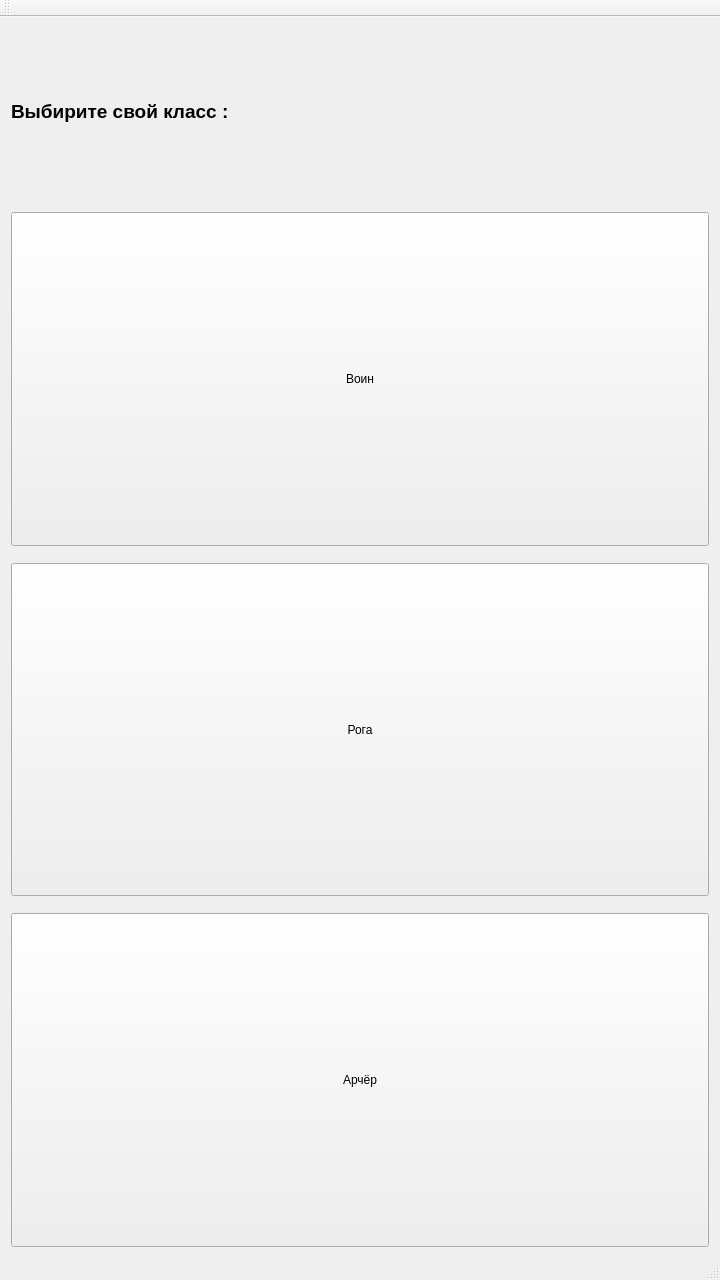
<?xml version="1.0" encoding="UTF-8"?>
<ui version="4.0">
 <class>StartGame</class>
 <widget class="QMainWindow" name="StartGame">
  <property name="geometry">
   <rect>
    <x>0</x>
    <y>0</y>
    <width>720</width>
    <height>1280</height>
   </rect>
  </property>
  <property name="windowTitle">
   <string>StartGame</string>
  </property>
  <widget class="QWidget" name="centralWidget">
   <layout class="QVBoxLayout" name="verticalLayout_7" stretch="1,2,2,2">
    <property name="spacing">
     <number>17</number>
    </property>
    <item>
     <widget class="QLabel" name="label">
      <property name="font">
       <font>
        <pointsize>14</pointsize>
        <weight>75</weight>
        <bold>true</bold>
       </font>
      </property>
      <property name="text">
       <string>Выбирите свой класс :</string>
      </property>
     </widget>
    </item>
    <item>
     <widget class="QPushButton" name="pushButton">
      <property name="sizePolicy">
       <sizepolicy hsizetype="Minimum" vsizetype="Minimum">
        <horstretch>0</horstretch>
        <verstretch>0</verstretch>
       </sizepolicy>
      </property>
      <property name="text">
       <string>Воин</string>
      </property>
     </widget>
    </item>
    <item>
     <widget class="QPushButton" name="pushButton_2">
      <property name="sizePolicy">
       <sizepolicy hsizetype="Minimum" vsizetype="Minimum">
        <horstretch>0</horstretch>
        <verstretch>0</verstretch>
       </sizepolicy>
      </property>
      <property name="text">
       <string>Рога</string>
      </property>
     </widget>
    </item>
    <item>
     <widget class="QPushButton" name="pushButton_3">
      <property name="sizePolicy">
       <sizepolicy hsizetype="Minimum" vsizetype="Minimum">
        <horstretch>0</horstretch>
        <verstretch>0</verstretch>
       </sizepolicy>
      </property>
      <property name="text">
       <string>Арчёр</string>
      </property>
     </widget>
    </item>
   </layout>
  </widget>
  <widget class="QMenuBar" name="menuBar">
   <property name="geometry">
    <rect>
     <x>0</x>
     <y>0</y>
     <width>720</width>
     <height>21</height>
    </rect>
   </property>
  </widget>
  <widget class="QToolBar" name="mainToolBar">
   <attribute name="toolBarArea">
    <enum>TopToolBarArea</enum>
   </attribute>
   <attribute name="toolBarBreak">
    <bool>false</bool>
   </attribute>
  </widget>
  <widget class="QStatusBar" name="statusBar"/>
 </widget>
 <layoutdefault spacing="6" margin="11"/>
 <resources/>
 <connections/>
</ui>
